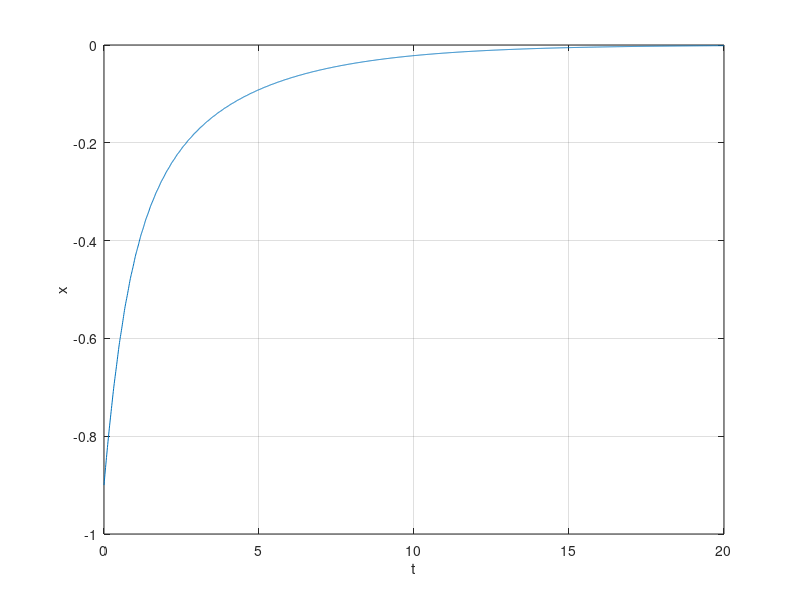

MATLAB code to generate this figure:
function ModelExample1

    close all;
    clear;
    clc;

    A = @(x) (1 - x*x);
    C = 2;

    B2 = 1;
    B1 = B2;

    Q = 1;
    P = 1;
    S = 1;
    X0 = -0.9;

    % Step 1
    gamma = fun_gamma(X0, A, C);

    K2 = fun_K2(X0, A, C, gamma);
    global u;
    global w;

    u = fun_u(X0, B2, K2);
    w = fun_w(X0, B1, K2, gamma);

    % Step 2
    t0=0;
    grstep=0.01;
    tfin=20;

    % Step 3
    tout = t0 : grstep : tfin;

    x_cond = X0;

    [t, x] = ode45(@(t, x) ode_fun(t, x, A, B1, B2, C, w, u, K2), tout, x_cond);

    figure;
    plot(t, x);
    xlabel('t');
    ylabel('x');
    grid on

end

function dxdt = ode_fun(t, x, A, B1, B2, C, w, u, K2)
    
     global u;
     global w;
    
    dxdt = A(x)*x + B1*w + B2*u;

    gamma = fun_gamma(x, A, C);

    K2 = fun_K2(x, A, C, gamma);
    u = fun_u(x, B2, K2);
    w = fun_w(x, B1, K2, gamma);
end

function K_2 = fun_K2(x, A, C, gamma)
    K_2 = (A(x) + sqrt(A(x)*A(x) + C*C*(1 - 1/(gamma*gamma))))/(1 - 1/(gamma*gamma));
end

function u = fun_u(x, B2, K2)
    u = -B2'*K2*x;
end

function w = fun_w(x, B1, K2, gamma)
    w = (1/(gamma*gamma))*B1'*K2*x;
end

function gamma = fun_gamma(x, A, C)
    A = A(x);
    gamma = C*C/(A*A + C*C) + 0.1;
end